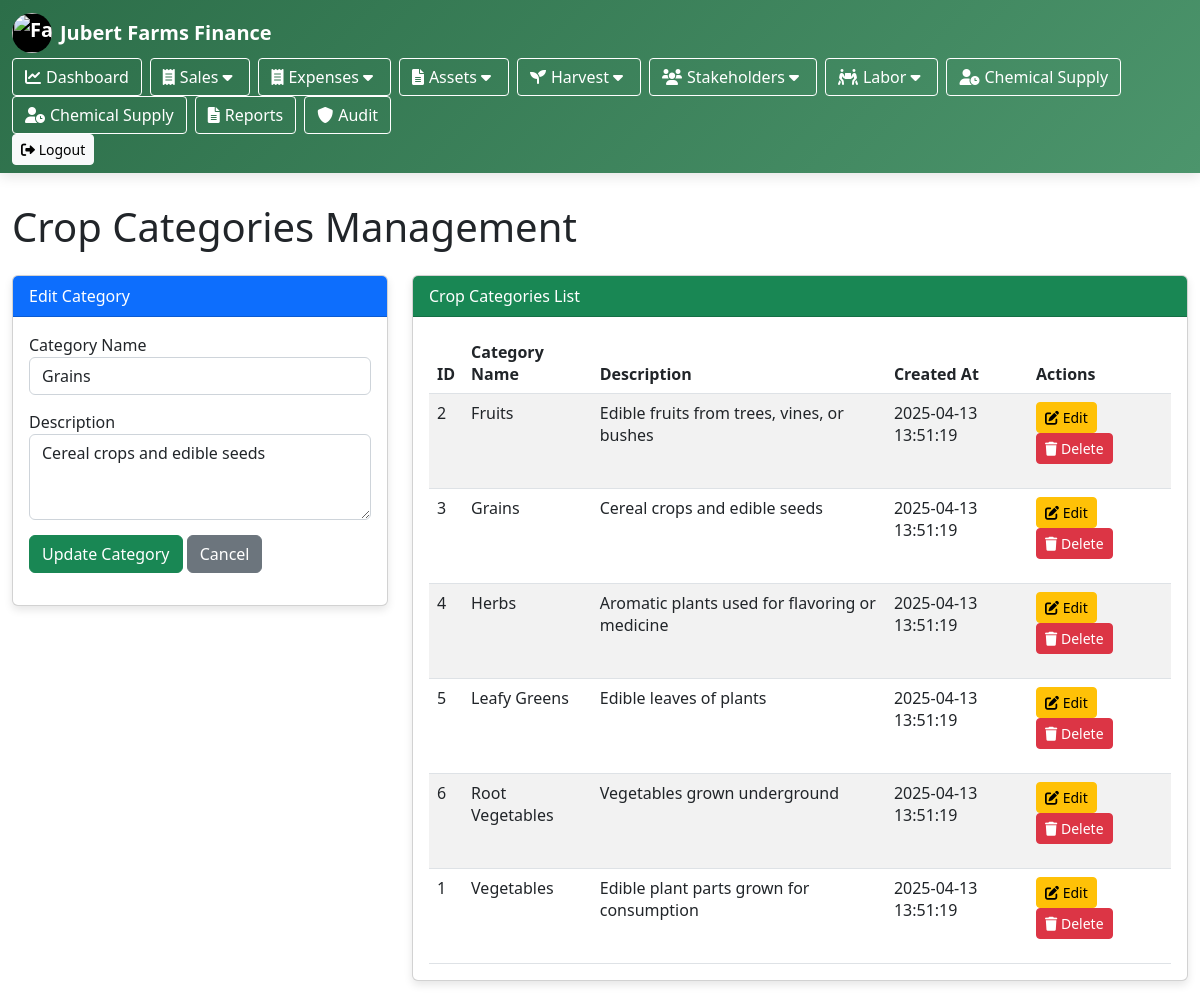
The app's page /crop_category.php?edit_id=3 with its own data.
### tables this page shows
CREATE TABLE IF NOT EXISTS crop_categories (
    category_id INT AUTO_INCREMENT PRIMARY KEY,
    category_name VARCHAR(50) NOT NULL UNIQUE,
    description TEXT,
    created_at TIMESTAMP DEFAULT CURRENT_TIMESTAMP
);

### crop_category.php (the view, shortened to what this page needs)
<?php
include 'config/db.php';
require_once 'views/header.php';
$edit_category = null;
if (isset($_GET['edit_id'])) {
    $edit_id = mysqli_real_escape_string($conn, $_GET['edit_id']);
    $result = $conn->query("SELECT * FROM crop_categories WHERE category_id=$edit_id");
    if ($result->num_rows > 0) {
        $edit_category = $result->fetch_assoc();
    }
}
$sql = "SELECT * FROM crop_categories ORDER BY category_name";
$result = $conn->query($sql);
?>
<!DOCTYPE html>
<html lang="en">
<head>
    <link rel="stylesheet" href="https://cdn.jsdelivr.net/npm/bootstrap@5.2.3/dist/css/bootstrap.min.css">
    <link rel="stylesheet" href="https://cdnjs.cloudflare.com/ajax/libs/font-awesome/6.0.0/css/all.min.css">
</head>
<body>
    <div class="container">
        <h1 class="mb-4">Crop Categories Management</h1>
        <div class="row">
            <div class="col-md-4">
                <div class="card">
                    <div class="card-header bg-primary text-white">
                        <?php echo $edit_category ? 'Edit Category' : 'Add New Category'; ?>
                    </div>
                    <div class="card-body">
                        <form method="POST">
                            <div class="form-group">
                                <label for="category_name">Category Name</label>
                                <input type="text" class="form-control" id="category_name" name="category_name"
                                       value="<?php echo $edit_category ? $edit_category['category_name'] : ''; ?>" required>
                            </div>
                            <div class="form-group">
                                <label for="description">Description</label>
                                <textarea class="form-control" id="description" name="description" rows="3"><?php echo $edit_category ? $edit_category['description'] : ''; ?></textarea>
                            </div>
                            <?php if ($edit_category): ?>
                                <button type="submit" name="update_category" class="btn btn-success">Update Category</button>
                                <a href="crop_categories.php" class="btn btn-secondary">Cancel</a>
                            <?php else: ?>
                                <button type="submit" name="add_category" class="btn btn-primary">Add Category</button>
                            <?php endif; ?>
                        </form>
                    </div>
                </div>
            </div>
            <div class="col-md-8">
                <div class="card">
                    <div class="card-header bg-success text-white">
                        Crop Categories List
                    </div>
                    <div class="card-body">
                        <?php if ($result->num_rows > 0): ?>
                            <div class="table-responsive">
                                <table class="table table-striped table-hover">
                                    <thead>
                                        <tr>
                                            <th>ID</th>
                                            <th>Category Name</th>
                                            <th>Description</th>
                                            <th>Created At</th>
                                            <th>Actions</th>
                                        </tr>
                                    </thead>
                                    <tbody>
                                        <?php while ($row = $result->fetch_assoc()): ?>
                                            <tr>
                                                <td><?php echo $row['category_id']; ?></td>
                                                <td><?php echo htmlspecialchars($row['category_name']); ?></td>
                                                <td><?php echo htmlspecialchars($row['description']); ?></td>
                                                <td><?php echo $row['created_at']; ?></td>
                                                <td>
                                                    <a href="?edit_id=<?php echo $row['category_id']; ?>" class="btn btn-sm btn-warning btn-action">
                                                        <i class="fas fa-edit"></i> Edit
                                                    </a>
                                                    <form method="POST" style="display: inline-block;" onsubmit="return confirm('Are you sure you want to delete this category?');">
                                                        <button type="submit" name="delete_category" class="btn btn-sm btn-danger btn-action">
                                                            <i class="fas fa-trash"></i> Delete
                                                        </button>
                                                    </form>
                                                </td>
                                            </tr>
                                        <?php endwhile; ?>
                                    </tbody>
                                </table>
                            </div>
                        <?php else: ?>
                            <p class="text-center">No crop categories found. Add your first category using the form.</p>
                        <?php endif; ?>
                    </div>
                </div>
            </div>
        </div>
    </div>
</body>
</html>

### views/header.php (style rules this page uses)
:root { --primary-color: #2c6e49; --secondary-color: #4c956c; --accent-color: #fefee3; --light-color: #f0f3f5; --dark-color: #1a3a1a; }

### crop_category.php (style rules this page uses)
.container { max-width: 1200px; margin-top: 30px; }
.card { margin-bottom: 20px; box-shadow: 0 4px 8px rgba(0,0,0,0.1); }
.table { margin-bottom: 0; }
.form-group { margin-bottom: 15px; }
.btn-action { margin-right: 5px; }

### records on screen
crop_categories: category_name "Grains", description "Cereal crops and edible seeds", category_id "3", created_at "2025-04-13 13:51:19"
crop_categories: category_id "2", category_name "Fruits", description "Edible fruits from trees, vines, or bushes", created_at "2025-04-13 13:51:19"
crop_categories: category_id "4", category_name "Herbs", description "Aromatic plants used for flavoring or medicine", created_at "2025-04-13 13:51:19"
crop_categories: category_id "5", category_name "Leafy Greens", description "Edible leaves of plants", created_at "2025-04-13 13:51:19"
crop_categories: category_id "6", category_name "Root Vegetables", description "Vegetables grown underground", created_at "2025-04-13 13:51:19"
crop_categories: category_id "1", category_name "Vegetables", description "Edible plant parts grown for consumption", created_at "2025-04-13 13:51:19"
